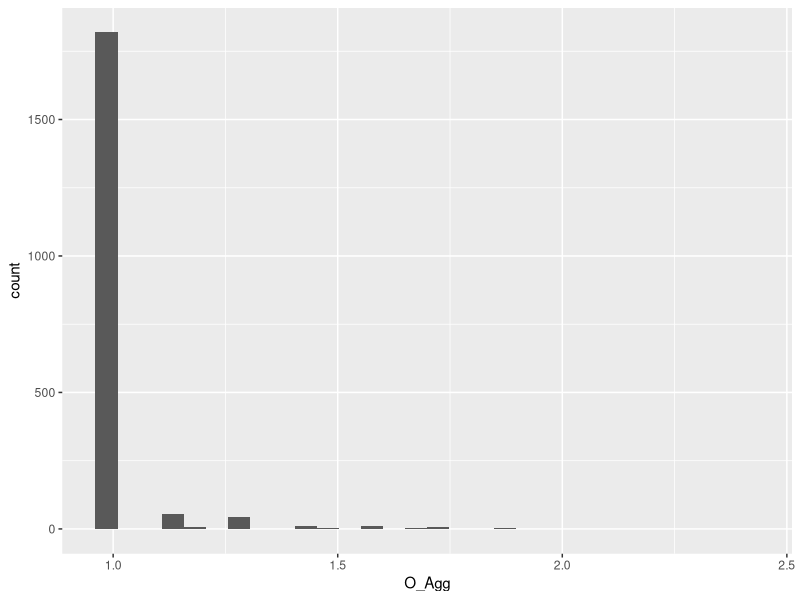
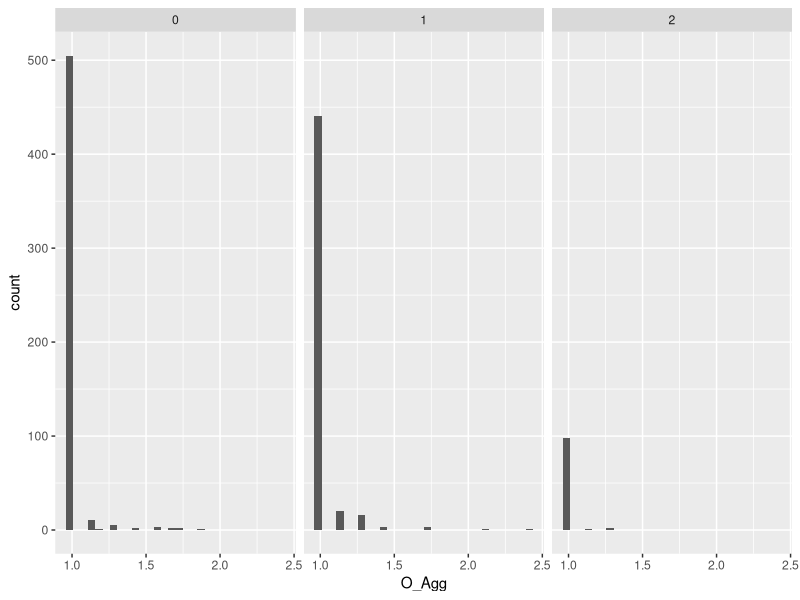
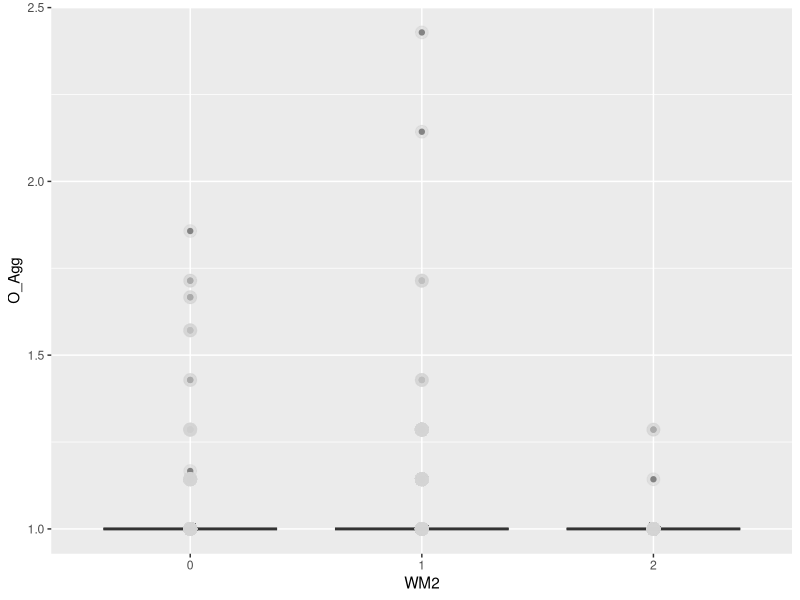
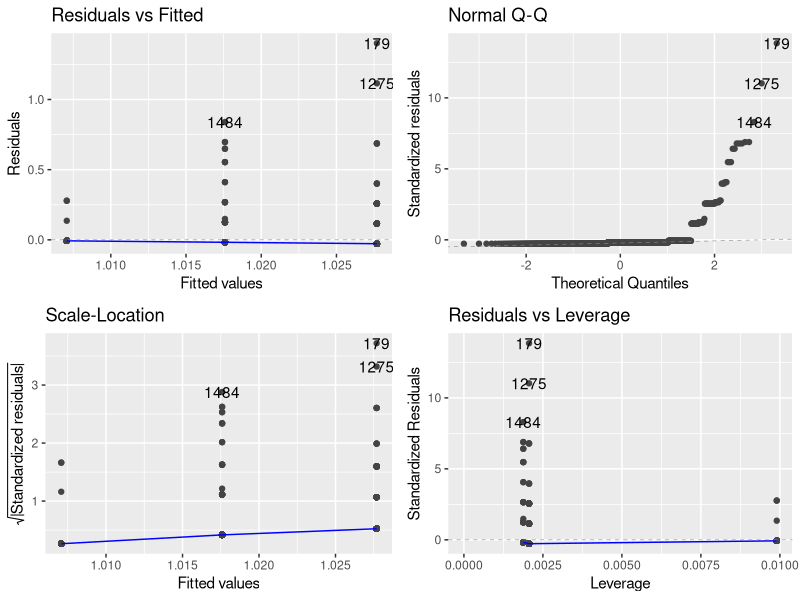
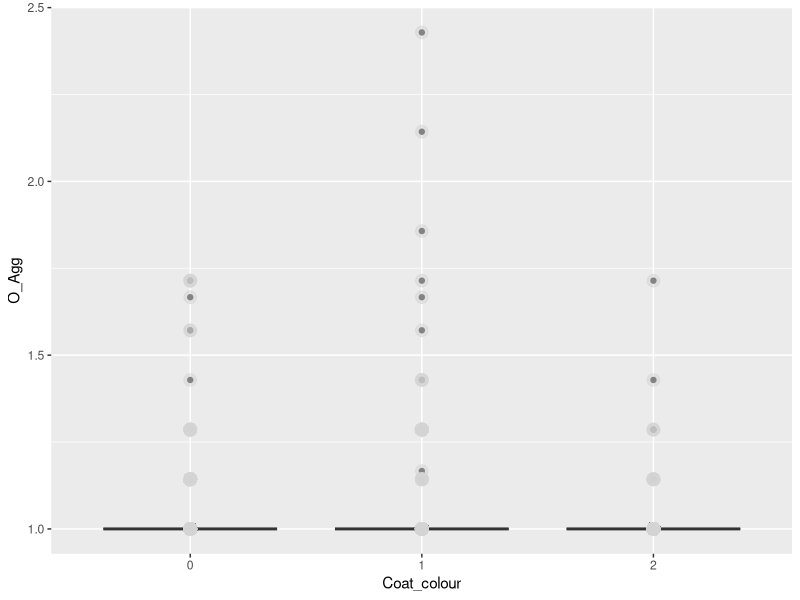
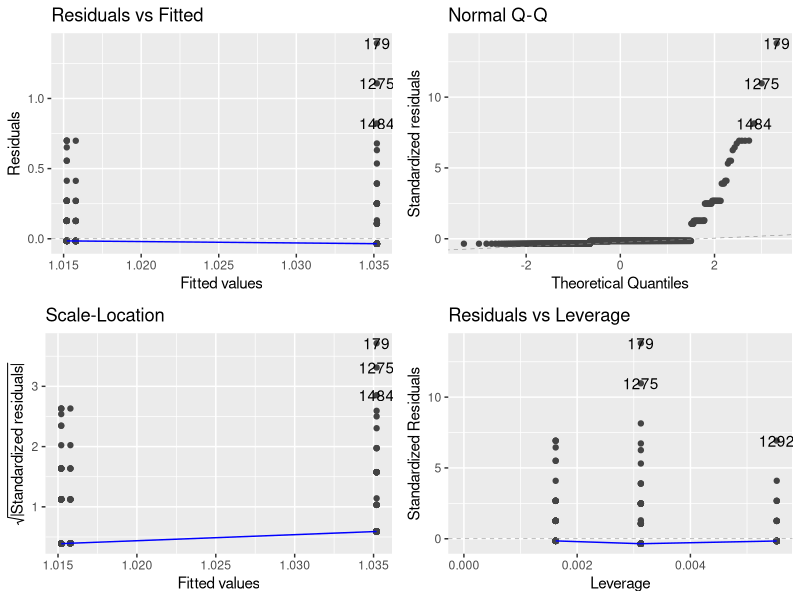
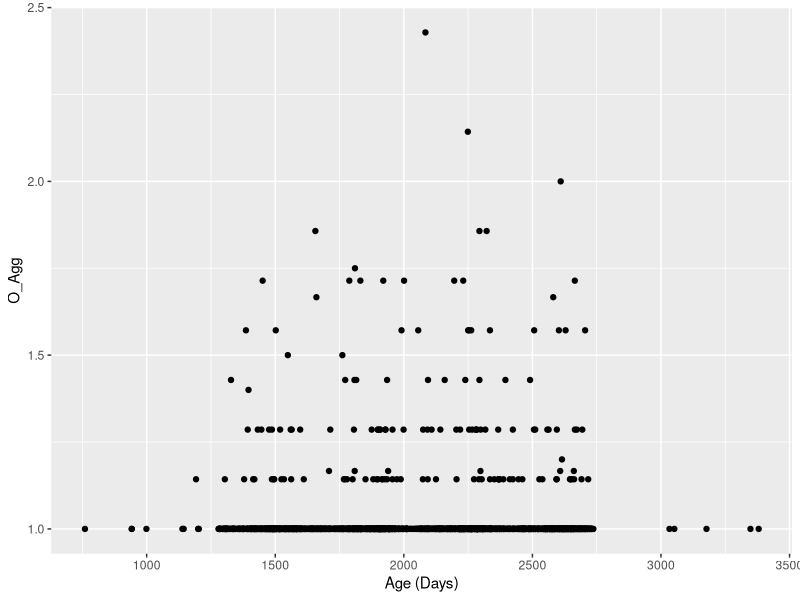
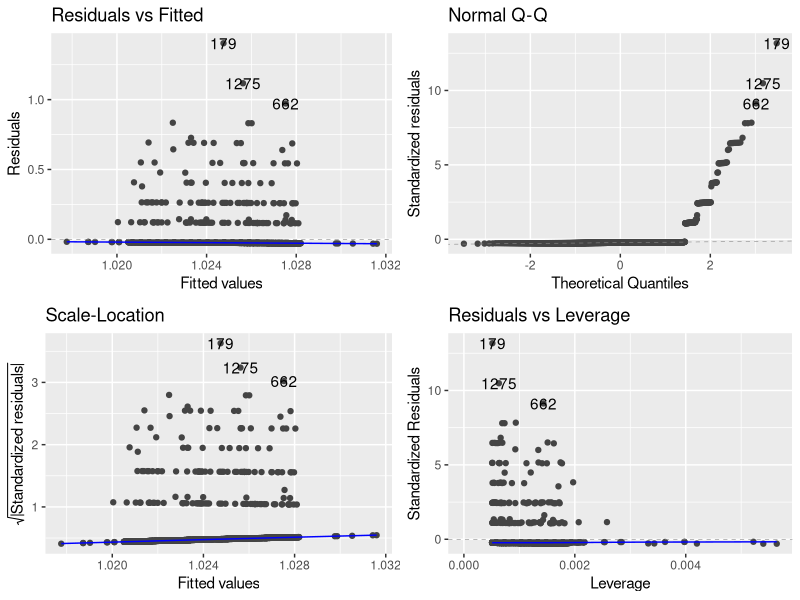

Reproduce these figures in R, in order.
## ---- chunk 1
rm(list = ls())
library(tidyverse)
library(here)
library(ggfortify)
## ---- chunk 2
DOG <- read.csv(here("Data", "Secor-Cap-Dap-data.csv"))
## ---- chunk 3
DOG$Fixed <- DOG$Gender_status %% 2
## ---- chunk 4
summary(DOG)
## ---- chunk 5
ggplot(DOG, aes(x = O_Agg)) + geom_histogram()
## ---- chunk 6
ggplot(data = na.omit(DOG), aes(x = O_Agg)) + geom_histogram() + facet_wrap(~WM2)
## ---- chunk 7
DOG$WM2 <- as.factor(DOG$WM2)
ggplot(data = na.omit(DOG), aes(y = O_Agg, x = WM2)) + geom_boxplot() + geom_point(size = 4, color = 'lightgrey', alpha = 0.5)
## ---- chunk 8
jvelm <- lm(O_Agg ~ WM2, data = na.omit(DOG))
autoplot(jvelm)
summary(jvelm)
## ---- chunk 9
DOG$Coat_colour <- as.factor(DOG$Coat_colour)
ggplot(data = na.omit(DOG), aes(y = O_Agg, x = Coat_colour)) + geom_boxplot() + geom_point(size = 4, color = 'lightgrey', alpha = 0.5)
## ---- chunk 10
ccvelm <- lm(O_Agg ~ Coat_colour, data = na.omit(DOG))
autoplot(ccvelm)
summary(ccvelm)
## ---- chunk 11
ggplot(DOG, aes(y = O_Agg, x = Age)) + geom_point() + xlab("Age (Days)")
## ---- chunk 12
avelm <- lm(O_Agg ~ Age, data = DOG)
autoplot(avelm)
## ---- chunk 13
anova(avelm)
summary(avelm) # Starts at Call:
## ---- chunk 14
DOG$Health <- as.factor(DOG$Health)
ggplot(DOG, aes(x = Health, y = O_Agg)) + geom_boxplot() + geom_point(size = 4, color = 'lightgrey', alpha = 0.5)
## ---- chunk 15
t.test(O_Agg ~ Health, data = DOG)
## ---- chunk 16
DOG$Gender_status <- as.factor(DOG$Gender_status)
ggplot(data = na.omit(DOG), aes(y = O_Agg, x = Gender_status)) + geom_boxplot() + geom_point(size = 4, color = 'lightgrey', alpha = 0.5)
## ---- chunk 17
gsvelm <- lm(O_Agg ~ Gender_status, data = na.omit(DOG))
autoplot(gsvelm)
summary(gsvelm)
## ---- chunk 18
DOG$Fixed <- as.factor(DOG$Fixed)
ggplot(DOG, aes(x = Fixed, y = O_Agg)) + geom_boxplot() + geom_point(size = 4, color = 'lightgrey', alpha = 0.5)
## ---- chunk 19
fvelm <- lm(O_Agg ~ Fixed, data = na.omit(DOG))
autoplot(fvelm)
summary(fvelm)
## ---- chunk 20
DOG$InOut <- as.factor(DOG$InOut)
ggplot(data = na.omit(DOG), aes(x = InOut, y = O_Agg)) + geom_boxplot() + geom_point(size = 4, color = 'lightgrey', alpha = 0.5)
## ---- chunk 21
iovelm <- lm(O_Agg ~ InOut, data = na.omit(DOG))
autoplot(iovelm)
summary(iovelm)
## ---- chunk 22
DOG$TimeEx <- as.factor(DOG$TimeEx)
ggplot(data = na.omit(DOG), aes(x = TimeEx, y = O_Agg)) + geom_boxplot() + geom_point(size = 4, color = 'lightgrey', alpha = 0.5)
## ---- chunk 23
tevelm <- lm(O_Agg ~ TimeEx, data = na.omit(DOG))
autoplot(tevelm)
summary(tevelm)
